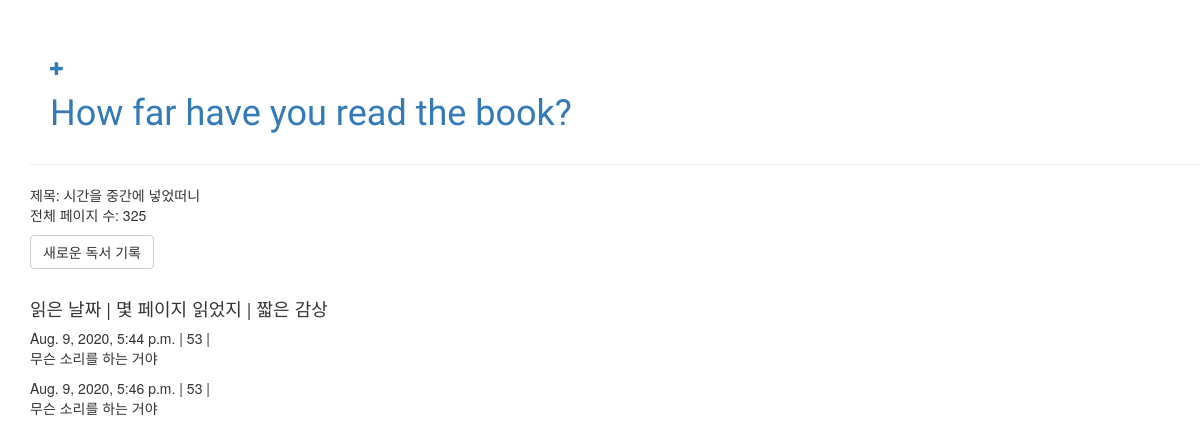
Screenshot of /detail/12/ with the database file from the repository.
### diary/models.py (models this page shows, shortened)
class Article(models.Model):
	title = models.CharField(max_length=50)
	pageTotal = models.PositiveIntegerField(default=0)
	created_date = models.DateTimeField(default=timezone.now)

class Record(models.Model):
	article = models.ForeignKey(Article, on_delete=models.CASCADE, related_name='records')
	pageRecord = models.PositiveIntegerField(default=0)
	rdate = models.DateTimeField(default=timezone.now)
	text = models.TextField(default="오늘 읽은 부분에 대한 감상을 입력하세요.")

### diary/views.py (the view)
# urls.py: path('detail/<int:pk>/', views.book_detail, name='book-detail'),
def book_detail(request, pk):
	post = get_object_or_404(Article, pk=pk)
	return render(request, 'detail.html', {'post':post})

### diary/templates/detail.html
{% extends 'base.html' %}
{% block content %}
 	<div>
		<p>제목: {{ post.title }}<br>
		전체 페이지 수: {{ post.pageTotal }}</p>
	</div>
	<a class="btn btn-default" href="{% url 'add_record_to_book' pk=post.pk %}">새로운 독서 기록</a><br><br>
	<div class="record">
	<h4>읽은 날짜 | 몇 페이지 읽었지 | 짧은 감상</h4>
		{% for record in post.records.all %}
			{{ record.rdate }} | {{ record.pageRecord }} | {{ record.text|linebreaks }}
		{% empty %}
			<p> 아직 이력이 없습니다.</p>
		{% endfor %}
	</div>
{% endblock %}

### rows the page displays
Article: title "시간을 중간에 넣었떠니", pageTotal "325"
Record: rdate "Aug. 9, 2020, 5:44 p.m.", pageRecord "53", text "무슨 소리를 하는 거야"
Record: rdate "Aug. 9, 2020, 5:46 p.m.", pageRecord "53", text "무슨 소리를 하는 거야"
